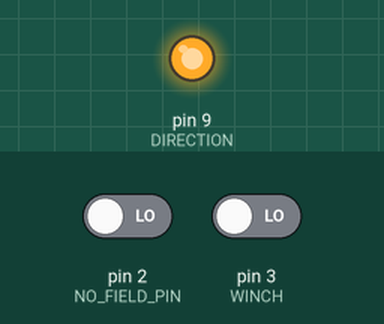
This sketch was run on a simulated Arduino Uno, built with avr-gcc and run on an emulated ATmega328P. On the bench: output pins drawn as LEDs (lit = HIGH). Inputs (shaded band) come from the test bench; at power-on: pin 2 (NO_FIELD_PIN) LOW, pin 3 (WINCH) LOW. Pins used as bus, display or sensor lines are not drawn; what the sketch prints to the serial monitor is not drawn. At 0.1 s the program stops and its outputs stay as they are.

Above: at 0.1 s.
Timing chart, 0 to 1.6 s (numbered marks = the images above):
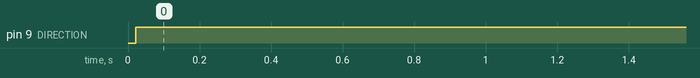

The sketch:

RCControl.ino
```cpp
#define WINCH 3
#define RUDDER 1
#define POWER 11
#define DIRECTION 9
#define ANGLE_PIN A5

#define ZERO_VOLTS 512
#define NO_FIELD_PIN 2
#define MIN_ANGLE 485          //set later when in boat and sail on
#define MAX_ANGLE 380


int input_angle;
int input_no_field;
int angle;
int winchVal;
boolean limit;

void setup(){

  Serial.begin(9600);

  pinMode(WINCH, INPUT);
  pinMode(POWER, OUTPUT);
  pinMode(DIRECTION, OUTPUT);
  pinMode(ANGLE_PIN, INPUT);
  pinMode(NO_FIELD_PIN, INPUT);
  input_angle = 0;


}
void loop(){
  winchVal = getPWM_Value(WINCH);
  input_angle = analogRead(ANGLE_PIN);
  input_no_field = digitalRead(NO_FIELD_PIN);

  Serial.print("input_angle:");
  Serial.println(input_angle);

 Serial.print("   winchval:");
  Serial.println(winchVal);

  Serial.println(input_no_field);

  if((winchVal < 40 && winchVal > 3) && winchVal > 0 && (input_angle > MIN_ANGLE))
  {
    // pull in
    digitalWrite(POWER, HIGH);
    digitalWrite(DIRECTION, LOW);
    //Serial.println(" Dir-LOW");
  }
  else if ((winchVal > 50 && winchVal < 100) && (input_angle < MAX_ANGLE))
  {
    digitalWrite(POWER, HIGH);
    digitalWrite(DIRECTION, HIGH);
    //Serial.println(" Dir-HIGH");
  }
  else if (input_angle > MAX_ANGLE)
  {
    limit = true;
    while(limit)
    {
      digitalWrite(POWER, HIGH);
      digitalWrite(DIRECTION, HIGH);
      if(input_angle < MAX_ANGLE)
      {
        limit = false;
      }
    }
  }
  else if (input_angle < MIN_ANGLE)
  {
    limit = true;
    while(limit)
    {
      digitalWrite(POWER, HIGH);
      digitalWrite(DIRECTION, LOW);
      if(input_angle > MIN_ANGLE)
      {
        limit = false;
      }
    }
  }
  else{
    digitalWrite(POWER, LOW);
  }

  Serial.println(" ");
  delay(100);

}//end of loop

int getPWM_Value(int pinIn)
{

  int RCVal = pulseIn(pinIn, HIGH, 20000);
  if(RCVal == 0)
  {
    RCVal = -1;
  }

  RCVal = map(RCVal, 1000, 2000, 0, 100);
  return RCVal;

}
```

Measured:
- by itself, pin 9 (DIRECTION): LOW → HIGH at 0.02 s
